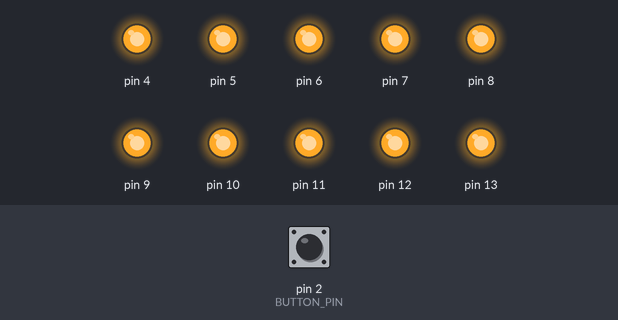
A sketch run on a simulated Arduino Uno, built with avr-gcc and run on an emulated ATmega328P. Shown: output pins drawn as LEDs (lit = HIGH). Dashed ring = blinking. The inputs (shaded band) are chosen by the test bench; at power-on: pin 2 (BUTTON_PIN) HIGH. What the sketch prints to the serial monitor is not drawn.

Above: at 1.2 s.
1.3 s: pin 2 (BUTTON_PIN) pulled LOW for 0.15 s
At 1.38 s:
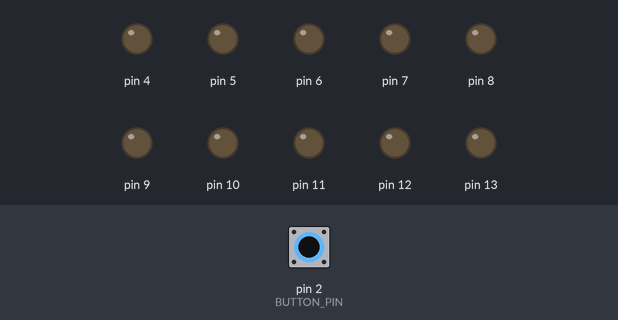
2.9 s: pin 2 (BUTTON_PIN) pulled LOW for 1 s
At 4.7 s:
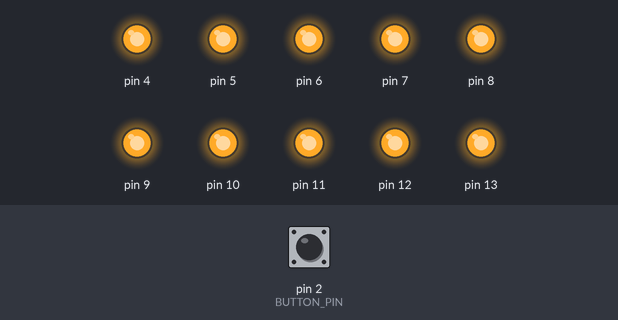
5.4 s: pin 2 (BUTTON_PIN) pulsed LOW 2 times (0.12 s each, 0.3 s apart)
At 5.62 s:
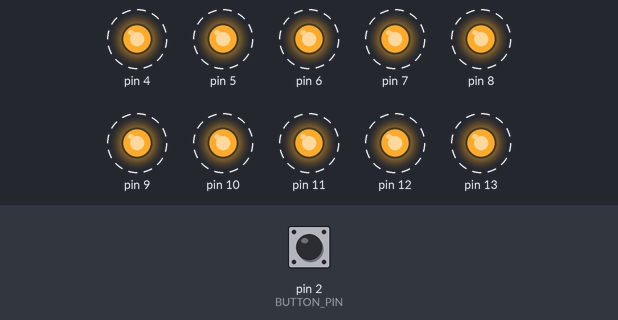
Timing chart, 0 to 8.4 s (numbered marks = the images above; inputs shaded):
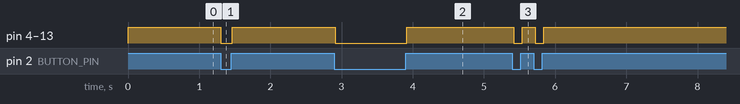

The sketch:

Tlacitko_zkouska.ino
```cpp
#define BUTTON_PIN        2  // Button
#define DELAY            20  // Delay per loop in ms

void setup()
{
  pinMode(BUTTON_PIN, INPUT);
  digitalWrite(BUTTON_PIN, HIGH); // pull-up
  Serial.begin(9600);
  pinMode(13, OUTPUT);
    pinMode(12, OUTPUT);
      pinMode(11, OUTPUT);
      pinMode(10, OUTPUT);
      pinMode(9, OUTPUT);
      pinMode(8, OUTPUT);
      pinMode(7, OUTPUT);
      pinMode(6, OUTPUT);
      pinMode(5, OUTPUT);
      pinMode(4, OUTPUT);
}

boolean handle_button()
{
  int button_pressed = !digitalRead(BUTTON_PIN); // pin low -> pressed
  return button_pressed;
}

void loop()
{
  // handle button
  boolean button_pressed = handle_button();

  // do other things
  Serial.print(button_pressed ? "^" : ".");

  // add newline sometimes
  static int counter = 0;
  if ((++counter & 0x3f) == 0)
    Serial.println();


// rozsviti ledku
if (button_pressed == false){

  digitalWrite(13, 1);
    digitalWrite(12, 1);
      digitalWrite(11, 1);

        digitalWrite(10, 1);
    digitalWrite(9, 1);
      digitalWrite(8, 1);
          digitalWrite(7, 1);
      digitalWrite(6, 1);
                digitalWrite(5, 1);
      digitalWrite(4, 1);
}else{

  digitalWrite(13, 0);
    digitalWrite(12, 0);
      digitalWrite(11, 0);

        digitalWrite(10, 0);
    digitalWrite(9, 0);
      digitalWrite(8, 0);

                digitalWrite(7, 0);
      digitalWrite(6, 0);
                      digitalWrite(5, 0);
      digitalWrite(4, 0);
}

  delay(DELAY);
}
```

Measured:
- after the input at 1.3 s, pin 4–13: HIGH → LOW at once, → HIGH 0.16 s later
- after the input at 2.9 s, pin 4–13: HIGH → LOW at once, → HIGH 1.0 s later
- after the input at 5.4 s, pin 4–13: alternates HIGH for 0.18 s and LOW for 0.12 s, 4 changes in all, then stays HIGH, starting at once
